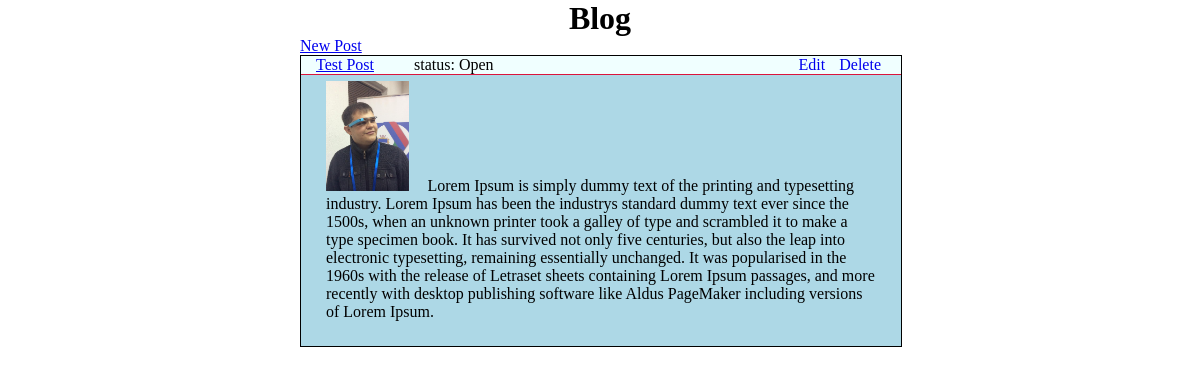
The page / on the database its author committed.
### tables this page shows
CREATE TABLE IF NOT EXISTS `post` (
  `id` int(11) NOT NULL AUTO_INCREMENT,
  `title` varchar(255) NOT NULL,
  `content` text NOT NULL,
  `status` int(11) NOT NULL,
  `image` varchar(255) NOT NULL DEFAULT 'default.png',
  PRIMARY KEY (`id`)
);

### application/classes/ConfigManager.php (called while the page is built)
<?php
class ConfigManager
{
    private $config = array();
    public function merge($config)
    {
        $this->config = array_merge($this->config, $config);
    }
    public function getConfig(){
        return $this->config;
    }
}

### application/Application.php (called while the page is built, shortened)
<?php
class Application
{
    protected static $config;
    public function __construct()
    {
        self::$config = new ConfigManager();
    }
    public static function getParam($key){
        $config = self::$config->getConfig();
        return $config[$key];
    }
    public function merge(Array $config)
    {
        self::$config->merge($config);
    }
    public static function createUrl(Array $url, Array $argv = array()){
        $params = '';
        if(!empty($argv)){
            foreach($argv as $k => $v){
                $params .= "&{$k}={$v}";
            }
        }
        return 'http://' . self::getParam('server') . self::getParam('basePath') . "index.php?page=" . key($url) . "&action=" . current($url) . $params;
    }
}

### application/controllers/PostController.php (called while the page is built, shortened)
<?php
class PostController extends Controller
{
    public function index()
    {
        $builder = new SqlBuilder();
        $posts = $builder->from('post')
            ->with(array('status' => array('status_name', 'label', 'id', 'status')))
            ->orderBy('DESC')
            ->query();
        $this->render('post/index', array('posts' => $posts));
    }
}

### index.php (called while the page is built, shortened)
<?php
$config = require __DIR__ . '/application/config/main.php';
$app = new Application();
$app->merge($config);
$app->route()->get($_GET);

### application/views/layouts/main.php (called while the page is built)
<?php include $content ?>

### application/classes/Database.php (called while the page is built, shortened)
<?php
class Database
{
    private $connection;
    public function __construct()
    {
        $dbconf = Application::getParam('database');
        $this->connection = new PDO("mysql:host={$dbconf['host']};dbname={$dbconf['dbname']}", $dbconf['user'], $dbconf['password']);
        $this->connection->exec('set names utf8');
    }
    public function getConnection()
    {
        return $this->connection;
    }
}

### application/classes/SqlBuilder.php (called while the page is built, shortened)
<?php
class SqlBuilder extends Database
{
    private $select = "SELECT *";
    private $from;
    private $table;
    private $where;
    private $relation = '';
    private $order = '';
    private $limit = '';
    private $fetchAll = true;
    public function __construct()
    {
        return $this;
    }
    public function from($table)
    {
        $this->table = $table;
        $this->from = " FROM " . $this->table;
        return $this;
    }
    public function with(Array $relation)
    {
        $rel = current($relation);
        $table = key($relation);
        $name = $rel[0];
        $field = $rel[1];
        $index = $rel[2];
        $from_index = $rel[3];
        $this->relation .= ", (SELECT {$field} FROM {$table} WHERE {$index} = {$this->table}.{$from_index}) as {$name}";
        return $this;
    }
    public function orderBy($orderBy)
    {
        $this->order = " ORDER BY {$this->table}.id $orderBy";
        return $this;
    }
    public function query()
    {
        $this->query = $this->select . $this->relation . $this->from . $this->where . $this->order . $this->limit;
        if ($this->fetchAll) {
            return $this->getConnection()->query($this->query)->fetchAll(PDO::FETCH_OBJ);
        } else {
            return $this->getConnection()->query($this->query)->fetch(PDO::FETCH_OBJ);
        }
    }
}

### application/views/post/index.php (the view, shortened to what this page needs)
<h1 style="text-align: center">Blog</h1>
<div class="post-block">
    <div class="post-add">
        <a class="post-add-btn" href="<?= Application::createUrl(array('post' => 'add')) ?>">New Post</a>
    </div>
    <?php if (!isset($posts) && empty($posts)): ?>
        <p>Records is not exist</p>;
    <?php else: ?>
        <?php foreach ($posts as $post): ?>
            <div class="post">
                <div class="title-block">
                    <div class="title"><a
                            href="<?= Application::createUrl(array('post' => 'show'), array('id' => $post->id)) ?>"> <?= $post->title ?></a>
                    </div>
                    <div class="status">
                        status: <?= $post->status_name ?>
                    </div>
                    <div class="buttons">
                        <a class="btn" href="<?= Application::createUrl(array('post' => 'edit'), array('id' => $post->id)) ?>">Edit</a>
                        <a class="btn" href="<?= Application::createUrl(array('post' => 'delete'), array('id' => $post->id)) ?>">Delete</a>
                    </div>
                </div>
                <div class="content-block">
                    <div class="content">
                        <img src="<?= Application::getParam('basePath') ?>uploads/post/<?= $post->image ?>"/>
                        <?= $post->content ?>
                    </div>
                </div>
            </div>
        <?php endforeach; ?>
    <?php endif; ?>
</div>

### application/classes/Route.php (shortened to what this page needs)
<?php
class Route{
    private $controller;
    private $action;
    public function get($__get){
        if(!isset($__get['page'])) {
            $this->controller = Application::getParam('defaultController') . "Controller";
        }else{
            $this->controller = $__get['page'] . "Controller";
        }
        if(!isset($__get['action'])){
            $this->action = 'index';
        }else{
            $this->action = $__get['action'];
        }
        $class = ucfirst($this->controller);
        $file = __DIR__ . "/../controllers/" . $class . ".php";
        if(file_exists($file)){
            $controller = new $class();
            $controller->{$this->action}();
        }else{
            throw new Exception("File not exist!");
        }
    }
}

### application/classes/View.php (shortened to what this page needs)
<?php
class View
{
    public function template($view, $data = array(), $partial = true)
    {
        $path = __DIR__ . "/../views/";
        $ext = ".php";
        if (file_exists($path . $view . $ext)) {
            $content = $path . $view . $ext;
            $partial ? include __DIR__ . "/../views/layouts/header.php" : null;
             include __DIR__ . "/../views/layouts/main.php";
            $partial ? include __DIR__ . "/../views/layouts/footer.php" : null;
        } else {
            die("Template file is not exist");
        }
    }
    public function render($view, $data = array())
    {
        $this->template($view, $data);
    }
}

### application/views/layouts/header.php (shortened to what this page needs)
<html>
    <head>
        <?= Assets::css('blog.css'); ?>
    </head>
    <body>

### application/classes/Assets.php
<?php
class Assets{
    public static function css($file){
        return "<link rel='stylesheet' href='resources/css/" . $file . "'>";
    }
}

### resources/css/blog.css (style rules this page uses)
* { margin: 0 auto; }
.post-block { width: 50%; }
.post { width: 100%; border: 1px solid black; margin-bottom: 10px; }
.post .title-block { background-color: azure; border-bottom: 1px solid crimson; float: left; width: 100%; }
.post .title-block .title { margin-left: 15px; margin-right: 25px; float: left; }
.post .title-block .status { margin-left: 15px; float: left; }
.post .title-block .buttons { margin-right: 15px; float: right; }
.post .title-block .buttons .btn { margin: 5px; text-decoration: none; }
.post-block .content-block { background-color: lightblue; padding: 25px; }
img { display: inline; margin-right: 15px; width: 15%; }

### rows shown on the page
post: title "Test Post", status_name "Open", image (picture), content "Lorem Ipsum is simply dummy text of the printing and typesetting industry. Lorem Ipsum has been the industrys standard dummy text ever since the 1500s, when an unknown printer took a galley of type and scrambled it to make a type specimen book. It has survived not only five centuries, but also the leap into electronic typesetting, remaining essentially unchanged. It was popularised in the 1960s with the release of Letraset sheets containing Lorem Ipsum passages, and more recently with desktop publishing software like Aldus PageMaker including versions of Lorem Ipsum."
